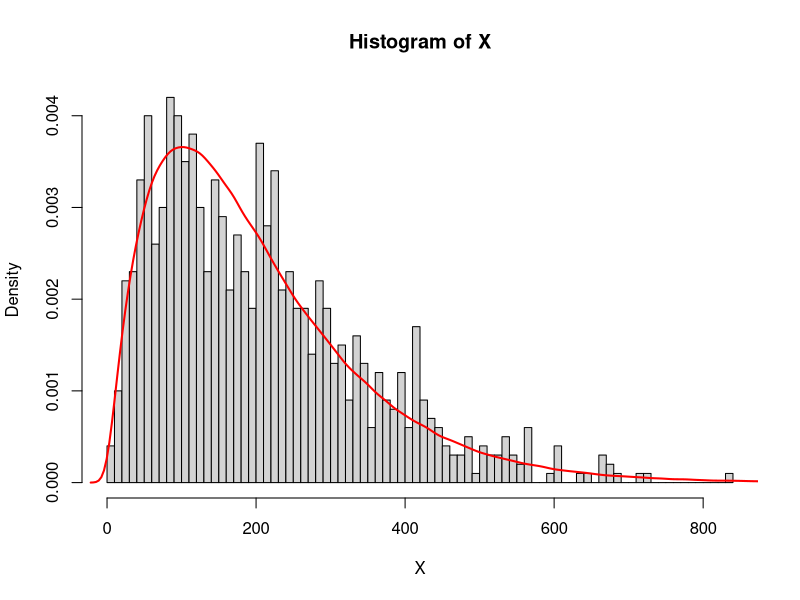

Write the R code that produced this figure.


X <- rgamma(1000, shape=2, scale=100)

hist(X, 100, freq=FALSE)

lines(density(rgamma(1000000,shape=2,scale=100)),
      col="red",lwd=2)
